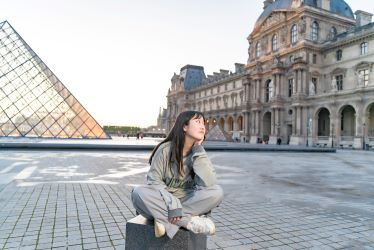
#> input picture OpenCV/Show/Resource/girl2.jpg, 374 x 250 px
$ python img_write.py
#> lines starting #> are read from the running program, lines starting #| are printed output that depends on the picture
import cv2

img_file = "../Show/Resource/girl2.jpg"
save_file = "../Show/Result/girl2_gray.jpg"
img = cv2.imread(img_file, cv2.IMREAD_GRAYSCALE)
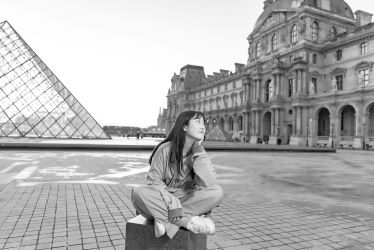
#> img: shape (250, 374); min 0, max 255, mean 175.5
cv2.imshow(img_file, img)
cv2.imwrite(save_file, img)
if cv2.waitKey(0) & 0xFF == ord('q'):
#> (key q is pressed here)
    cv2.destroyAllWindows()
